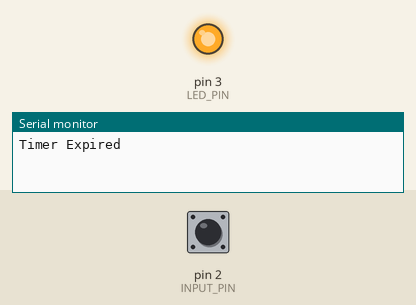
Simulated run of this sketch. Board: Arduino Uno, built with avr-gcc and run on an emulated ATmega328P. On the bench: output pins drawn as LEDs (lit = HIGH), the last lines printed to the serial monitor. Inputs (shaded band) come from the test bench; at power-on: pin 2 (INPUT_PIN) HIGH.

Above: at 1.2 s.
1.3 s: pin 2 (INPUT_PIN) pulled LOW for 0.15 s
At 3.4 s:
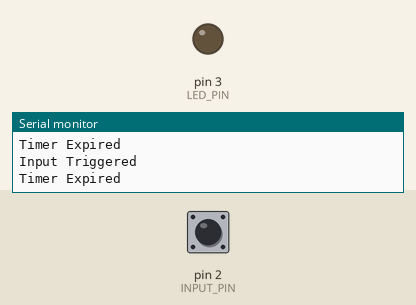
3.8 s: pin 2 (INPUT_PIN) pulled LOW for 1 s
At 5.3 s:
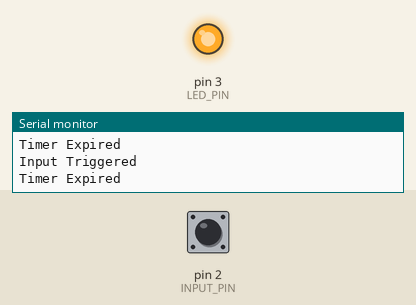
6.3 s: pin 2 (INPUT_PIN) pulled LOW for 3.2 s
At 8.4 s:
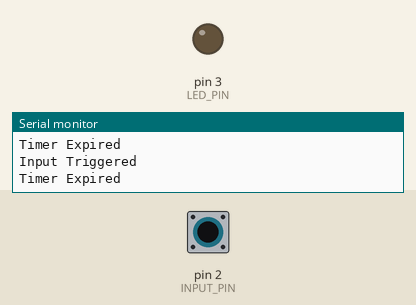
Timing chart, 0 to 9.9 s (numbered marks = the images above; inputs shaded):
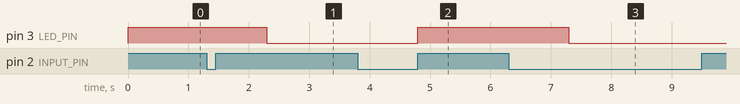

Measured:
- after the input at 1.3 s, pin 3 (LED_PIN): HIGH → LOW after 1.0 s
- after the input at 3.8 s, pin 3 (LED_PIN): LOW → HIGH after 1.0 s
- after the input at 6.3 s, pin 3 (LED_PIN): HIGH → LOW after 1.0 s

The sketch:

1_hardware_trigger_delay_timer.ino
```cpp
const int INPUT_PIN = 2;
const int LED_PIN = 3;

// Timer1 at 16 MHz with prescaler 256 gives 62,500 counts/sec.
// CTC counts 0..OCR1A inclusive, so 1 second is 62,499 -- not 62,500.
const uint16_t TIMER_COMPARE = 62499;

volatile bool inputSeen = false;
volatile bool timerExpired = false;
volatile bool ledState = false;

void setup() {
  Serial.begin(9600);

  pinMode(INPUT_PIN, INPUT_PULLUP);
  pinMode(LED_PIN, OUTPUT);

  digitalWrite(LED_PIN, LOW);

  // Stop Timer1
  TCCR1A = 0;
  TCCR1B = 0;

  OCR1A = TIMER_COMPARE;

  // Enable Timer1 compare interrupt
  TIMSK1 |= (1 << OCIE1A);

  // Input interrupt
  attachInterrupt(digitalPinToInterrupt(INPUT_PIN), inputTriggered, FALLING);
}

void loop() {
  // Serial output happens here, never in an ISR. Writing to the UART inside
  // an interrupt blocks for ~1 ms per line at 9600 baud, which would distort
  // the very timing this sketch exists to measure.
  if (inputSeen) {
    inputSeen = false;

    Serial.println("Input Triggered");
  }

  if (timerExpired) {
    timerExpired = false;

    digitalWrite(LED_PIN, ledState);

    Serial.println("Timer Expired");
  }
}

void inputTriggered() {
  // Reset timer
  TCNT1 = 0;

  // Discard any compare match left pending from a previous run, otherwise
  // the ISR fires immediately instead of one second from now.
  TIFR1 = (1 << OCF1A);

  // CTC mode, prescaler = 256
  TCCR1B = (1 << WGM12) | (1 << CS12);

  inputSeen = true;
}

ISR(TIMER1_COMPA_vect) {
  // Stop timer
  TCCR1B = 0;

  ledState = !ledState;

  // Tell loop() that the timer expired
  timerExpired = true;
}
```
